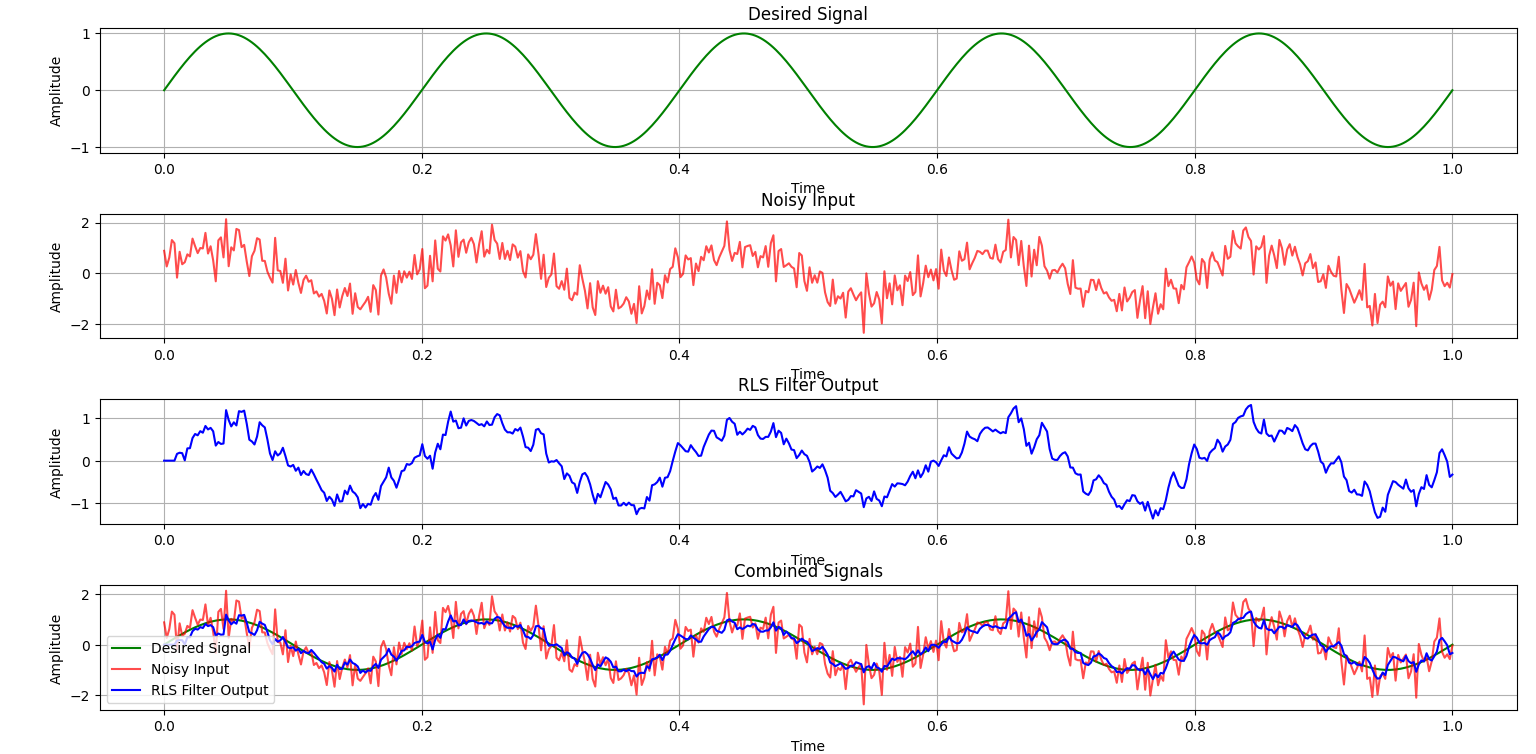

The Python source for this figure:
import numpy as np
import matplotlib.pyplot as plt

# RLS Algorithm Implementation
def rls(x, d, order, lambda_factor, delta):
    N = len(x)
    w = np.zeros(order)  # Initialize weights
    P = np.eye(order) / delta  # Inverse correlation matrix
    y = np.zeros(N)  # Output of the filter
    e = np.zeros(N)  # Error signal

    for n in range(order, N):
        x_n = x[n:n-order:-1]  # Input vector
        y[n] = np.dot(w, x_n)  # Filter output
        e[n] = d[n] - y[n]  # Error signal

        # RLS Update Equations
        K = P @ x_n / (lambda_factor + x_n.T @ P @ x_n)
        w = w + K * e[n]
        P = (P - np.outer(K, x_n.T @ P)) / lambda_factor

    return y, e, w

# Test RLS Algorithm
np.random.seed(0)
N = 500
t = np.linspace(0, 1, N)
x = np.sin(2 * np.pi * 5 * t) + np.random.normal(0, 0.5, N)  # Noisy sinusoid
d = np.sin(2 * np.pi * 5 * t)  # Desired clean signal

order = 4
# lambda_factor = 0.99
lambda_factor = 0.99
delta = 1e-2

y_rls, e_rls, w_rls = rls(x, d, order, lambda_factor, delta)

# Plotting
plt.figure(figsize=(12, 10))

# Plot 1: Desired Signal
plt.subplot(4, 1, 1)
plt.plot(t, d, label="Desired Signal", color="green")
plt.title("Desired Signal")
plt.xlabel("Time")
plt.ylabel("Amplitude")
plt.grid()

# Plot 2: Noisy Input
plt.subplot(4, 1, 2)
plt.plot(t, x, label="Noisy Input", color="red", alpha=0.7)
plt.title("Noisy Input")
plt.xlabel("Time")
plt.ylabel("Amplitude")
plt.grid()

# Plot 3: RLS Filter Output
plt.subplot(4, 1, 3)
plt.plot(t, y_rls, label="RLS Filter Output", color="blue")
plt.title("RLS Filter Output")
plt.xlabel("Time")
plt.ylabel("Amplitude")
plt.grid()

# Plot 4: Combined Signals
plt.subplot(4, 1, 4)
plt.plot(t, d, label="Desired Signal", color="green")
plt.plot(t, x, label="Noisy Input", color="red", alpha=0.7)
plt.plot(t, y_rls, label="RLS Filter Output", color="blue")
plt.legend()
plt.title("Combined Signals")
plt.xlabel("Time")
plt.ylabel("Amplitude")
plt.grid()

plt.tight_layout()
plt.show()
